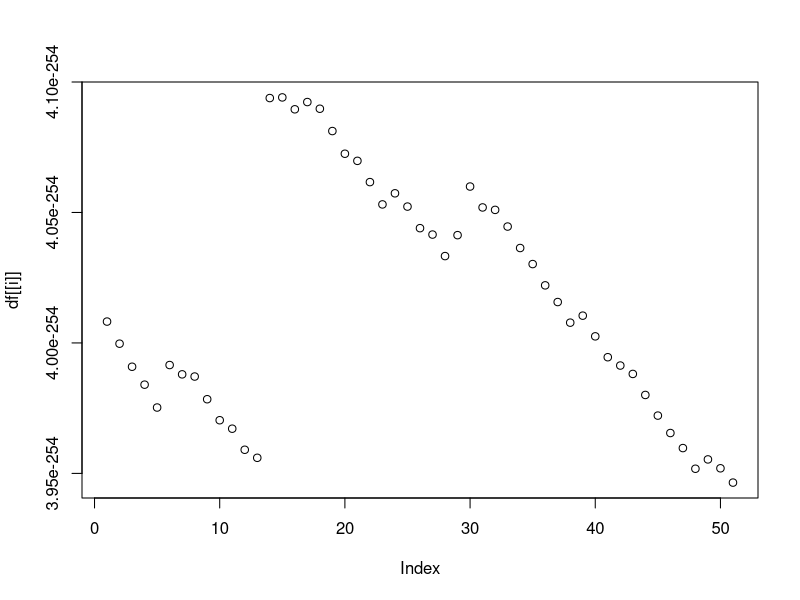
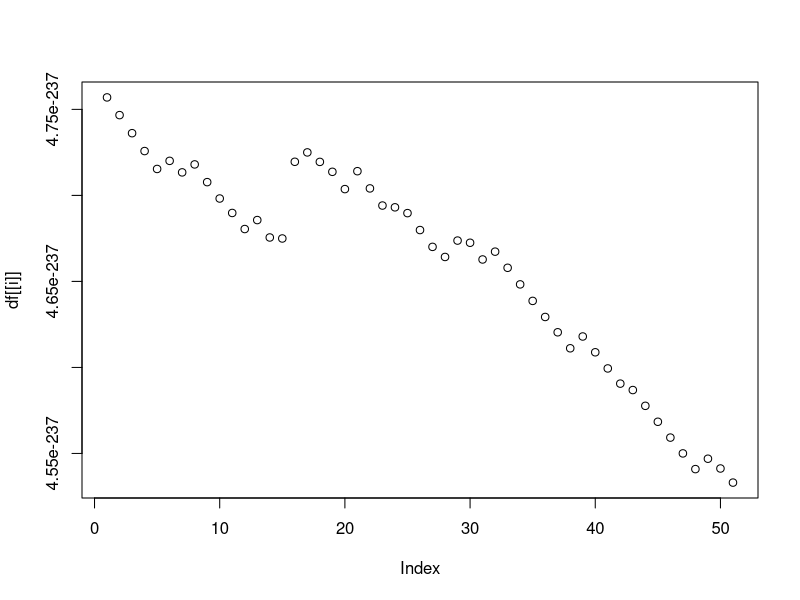
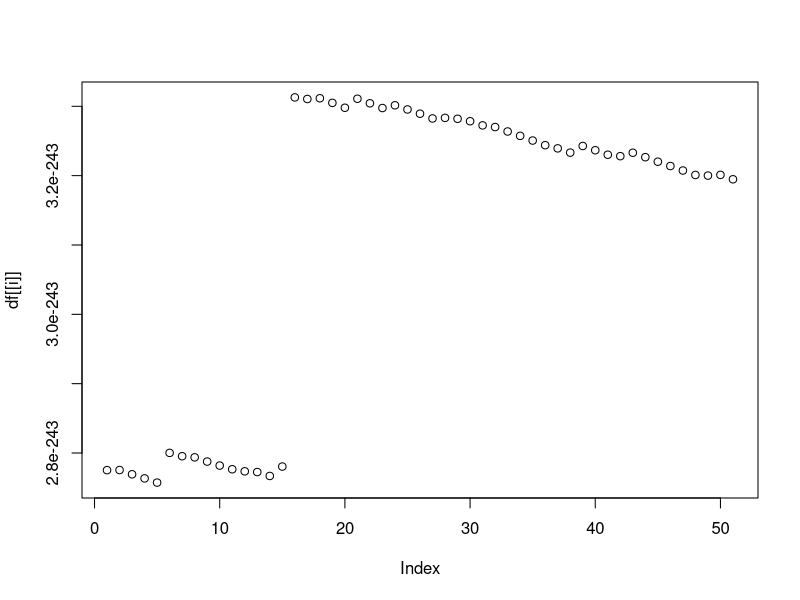
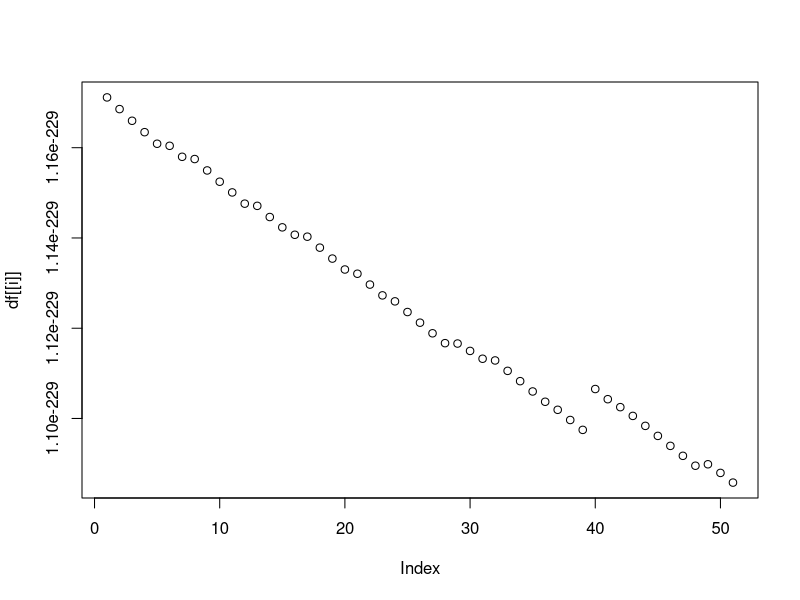
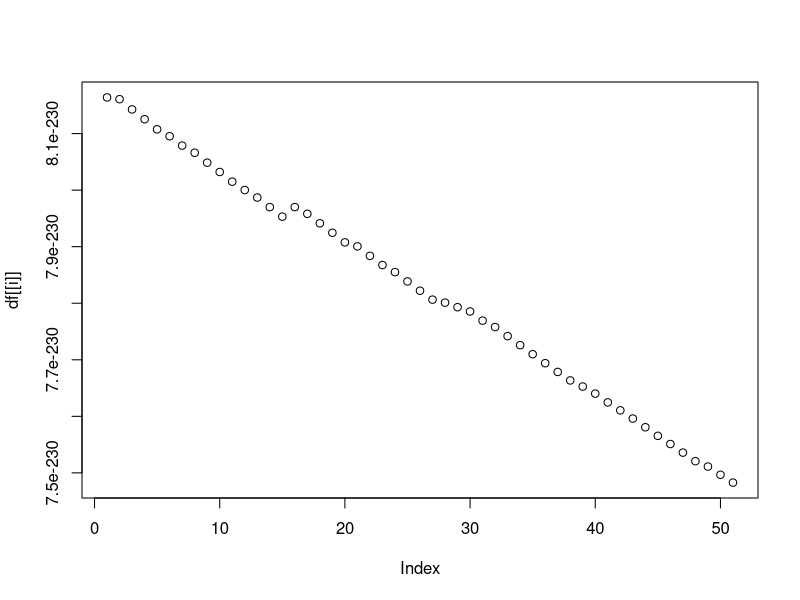
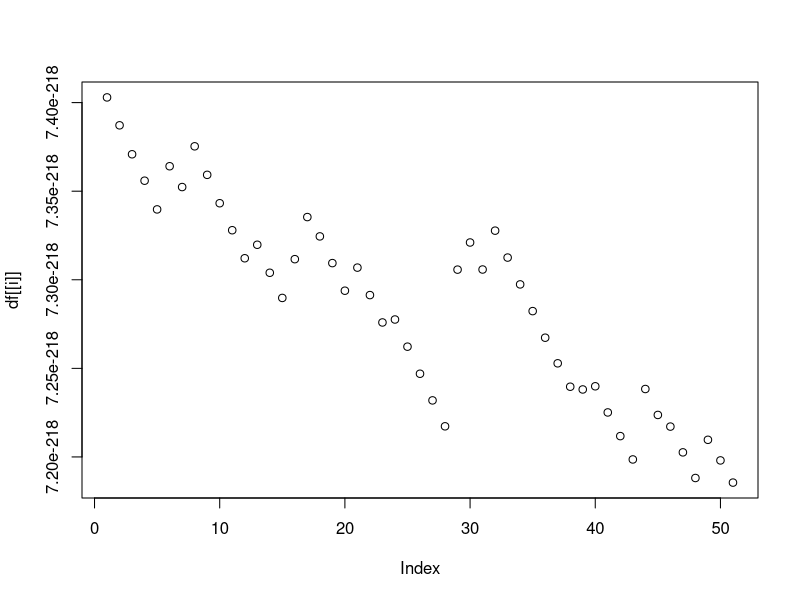
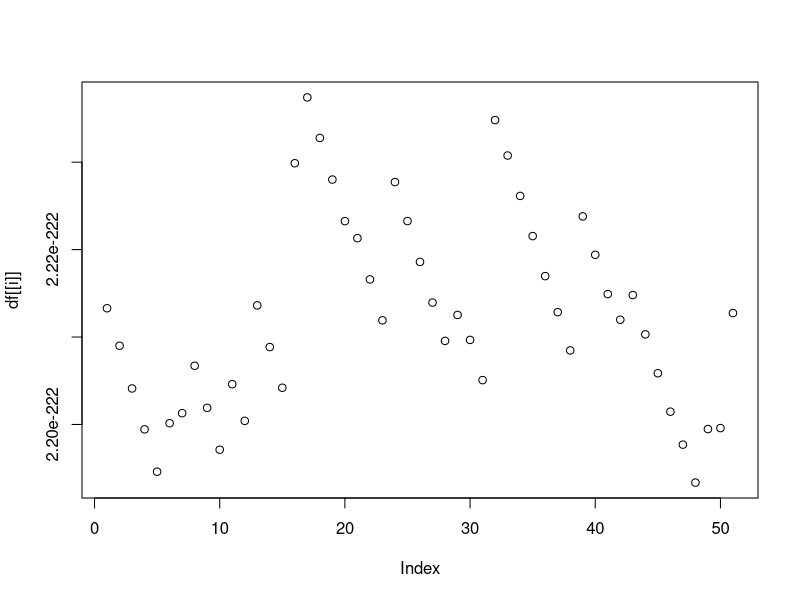
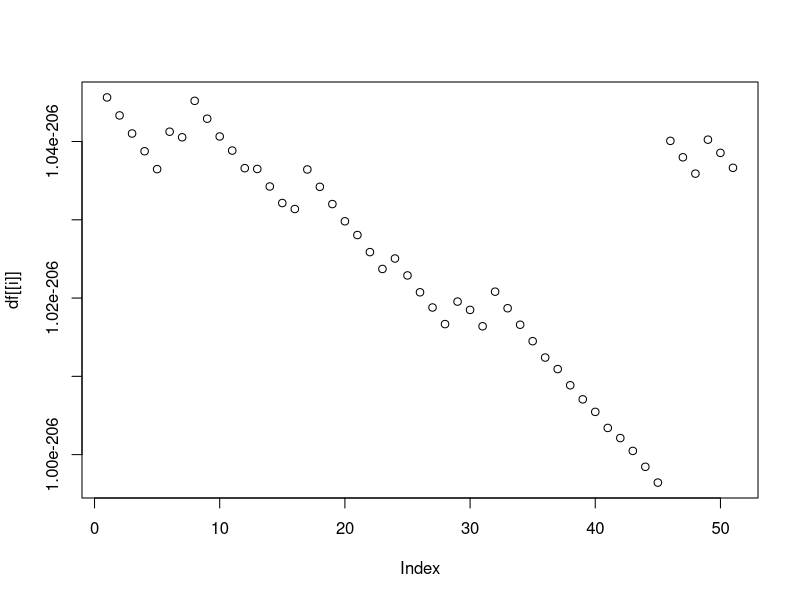

These figures' R source, in order:
library(dplyr)
library(purrr)
df <- 
    read.csv("data/ml_naive.csv") %>% 
    purrr::map(~ dplyr::cummean(exp(.x))[seq.int(9000, 10000, 20)])
    
for (i in 1:8) {
    jpeg(file=paste0("images/ml_naive_", i, ".jpeg"))
    p <- plot(df[[i]])
    dev.off()
}